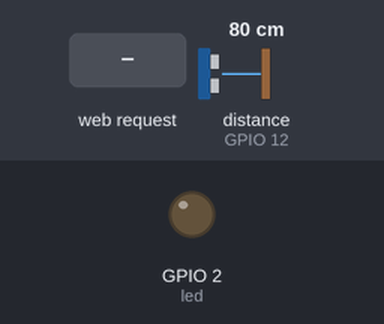
Bench run of a sketch on a simulated ESP8266 (NodeMCU). Parts: output pins drawn as LEDs (lit = HIGH). Inputs (shaded band) come from the test bench; at power-on: distance to the obstacle (sensor on GPIO 12) 80 cm. The echo pulse lasts 58.3 µs per cm; WiFi joins after 1.5 s; servers stay silent unless stated; pins used as bus, display or sensor lines are not drawn; what the sketch prints to the serial monitor is not drawn.

Above: at 2.7 s.
2.8 s: HTTP request GET / received
At 3.9 s:
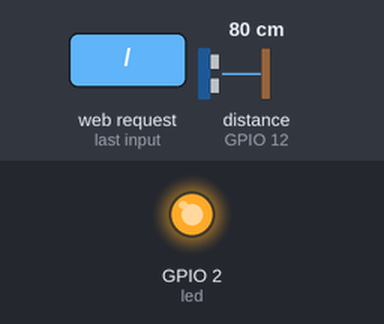
Timing chart, 0 to 5.8 s (numbered marks = the images above; inputs shaded):
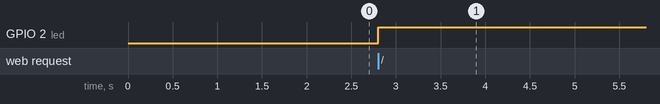

Measured:
- after the input at 2.8 s, GPIO 2 (led): LOW → HIGH at once

The sketch:

web_hc_sr04.ino
```cpp
#include <ESP8266WiFi.h>
#include <WiFiClient.h>
#include <ESP8266WebServer.h>

const char* ssid = "c19";
const char* password = "c19ohsem";

ESP8266WebServer server(80);

// defines pins numbers trigger and echo
const int trigPin = 14;  //Digital port D5
const int echoPin = 12;  //Digital port D6

// defines variables
long duration;
float distance;
float Mdistance;

const int led = LED_BUILTIN;

void setup(void){
  pinMode(led, OUTPUT);
  pinMode(trigPin, OUTPUT); // Sets the trigPin as an Output
  pinMode(echoPin, INPUT); // Sets the echoPin as an Input
  digitalWrite(led, 0);
  Serial.begin(115200);
  WiFi.begin(ssid, password);
  Serial.println("");

  // Wait for connection
  while (WiFi.status() != WL_CONNECTED) {
    delay(500);
    Serial.print(".");
  }
  Serial.println("");
  Serial.print("Connected to ");
  Serial.println(ssid);
  Serial.print("IP address: ");
  Serial.println(WiFi.localIP());

  server.on("/", webserver);
  server.onNotFound(handleNotFound);
  server.begin();
  Serial.println("HTTP server started");
}

void loop(void){
  server.handleClient();
}

void distanceData(){
  digitalWrite(trigPin, LOW);
  delayMicroseconds(2);

  // Sets the trigPin on HIGH state for 10 micro seconds
  digitalWrite(trigPin, HIGH);
  delayMicroseconds(10);
  digitalWrite(trigPin, LOW);

  // Reads the echoPin, returns the sound wave travel time in microseconds
  duration = pulseIn(echoPin, HIGH);

  // Calculating the distance
  distance= (duration*0.034)/2;
}

void webserver() {
  digitalWrite(led, !digitalRead(led));
  distanceData();
  String content = "<html> <head> <meta http-equiv='refresh' content='1'> </head><body>";
  content += "<center><h2>The distance is: ";
  content += distance;
  content += " cm </h2></center> </body></html>";
  if (distance <=10)
  {
     content += "<center><h3>FULL ";
  }else
  {
    content += "<center><h3>FREE ";
  }


  server.send(200, "text/html", content);
}

void handleNotFound(){
  digitalWrite(led, 1);
  String message = "File Not Found\n\n";
  server.send(404, "text/plain", message);
  digitalWrite(led, 0);
}
```
